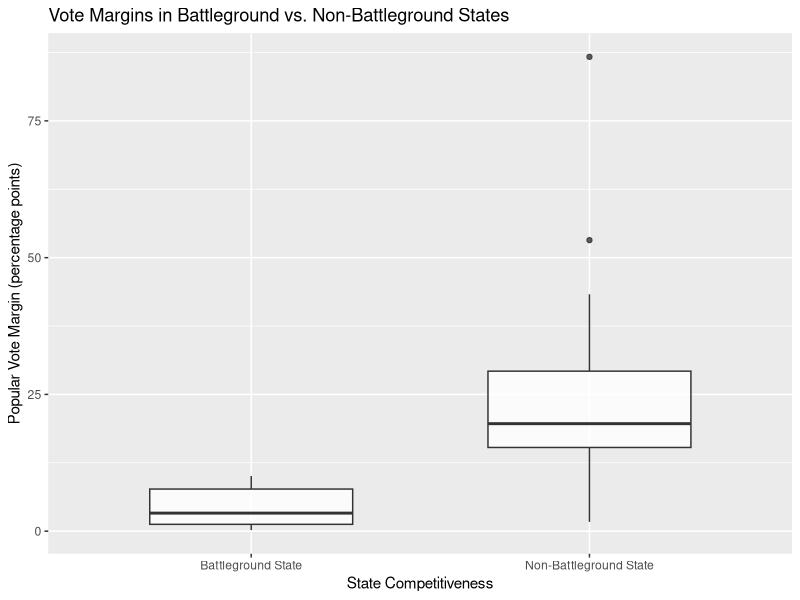
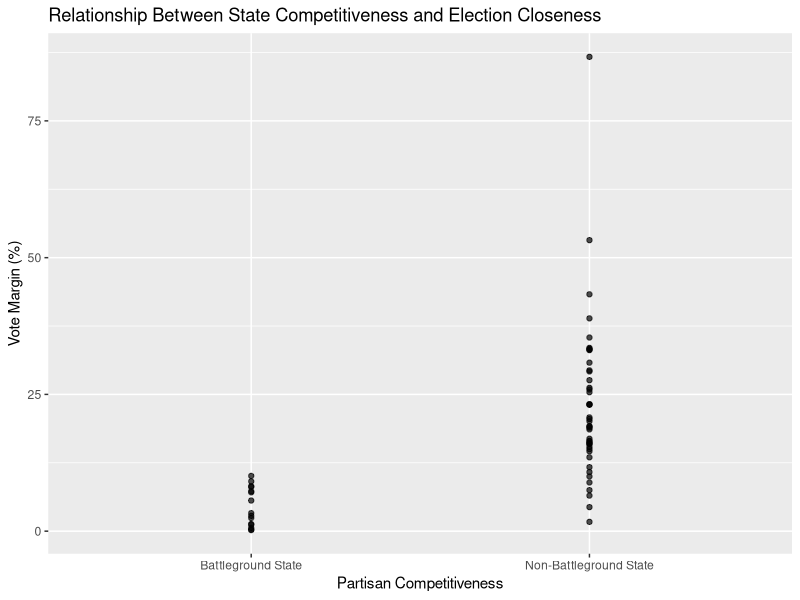

Source code (R) for these figures, in order:
## ---- chunk 1
library(tidyverse)
electoral <- read_csv("data/electoral_data.csv", show_col_types = FALSE)
electoral
## ---- chunk 2
library(tidyverse)
electoral <- read_csv("data/electoral_data.csv", show_col_types = FALSE)
battleground_states <- c( "Arizona", "Florida", "Georgia", "Iowa", "Michigan",
  "Minnesota", "Nevada", "New Hampshire", "North Carolina",
  "Ohio", "Pennsylvania", "Texas", "Virginia", "Wisconsin", "Maine"
)
electoral_clean <- electoral |>
  mutate(
    dem_percent = parse_number(dem_percent),
    rep_percent = parse_number(rep_percent),
    vote_margin = abs(dem_percent - rep_percent),
    competitiveness = if_else(state %in% battleground_states, 
                              "Battleground State", "Non-Battleground State")
  )
electoral_clean
## ---- chunk 3
ggplot(electoral_clean, aes (x= competitiveness, y = vote_margin)) + 
  geom_boxplot(alpha = 0.8, width = 0.6) +
  labs(
    title = "Vote Margins in Battleground vs. Non-Battleground States",
    x = "State Competitiveness",
    y = "Popular Vote Margin (percentage points)"
  )
## ---- chunk 4
library(tidyverse)

ggplot(electoral_clean, aes(x = competitiveness, y = vote_margin)) +
  geom_point(alpha = 0.7) +
  geom_smooth(method = "lm", se = FALSE) +
  labs(
    x = "Partisan Competitiveness",
    y = "Vote Margin (%)",
    title = "Relationship Between State Competitiveness and Election Closeness"
  )
electoral_clean
## ---- chunk 5
library(tidyverse)
library(knitr)

electoral_clean <- electoral_clean |>
  mutate(
    comp_group = if_else(vote_margin < 5, "Highly Competitive", "Less Competitive")
  )

summary_table <- electoral_clean |>
  group_by(comp_group) |>
  summarize(
    avg_margin = mean(vote_margin, na.rm = TRUE),
    sd_margin = sd(vote_margin, na.rm = TRUE),
    n_states = n ()
  )

kable(
  summary_table,
  digits = 2,
  col.names = c("Competitiveness Group", "Average Vote Margin", "SD of Vote Margin", "Number of States")
)
